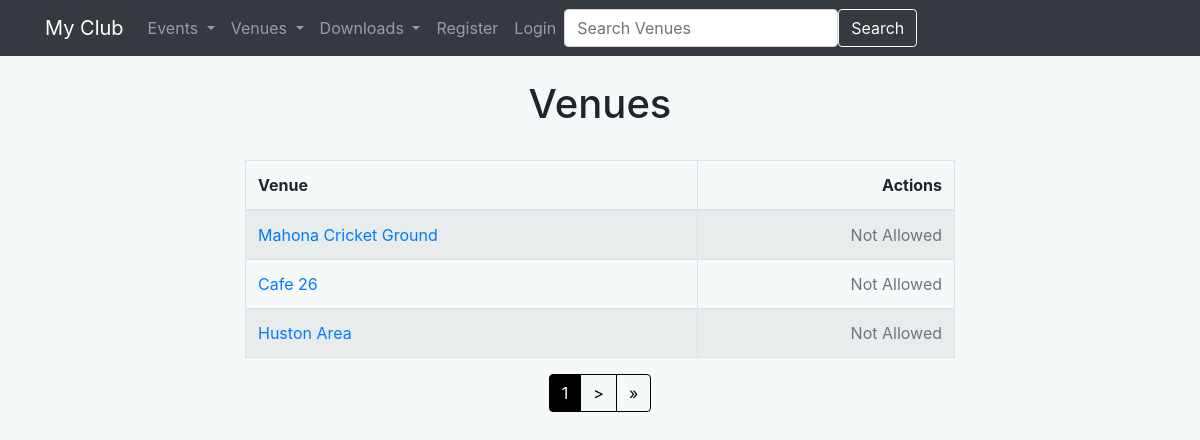
Screenshot of /venues/ with the database file from the repository.
### events/models.py (models this page shows)
class Venue(models.Model):
    name = models.CharField(max_length=60)
    address = models.CharField(max_length=300)
    zip = models.CharField(max_length=15)
    phone = models.CharField(max_length=25, blank=True)
    web = models.URLField(blank=True)
    email = models.EmailField(blank=True)
    owner = models.IntegerField(blank=False, default=1)
    venue_image = models.ImageField(null=True, blank=True, upload_to='images/')
    def __str__(self):
        return self.name

### events/views.py (the view)
# urls.py: path('venues/', views.list_venue, name='list-venue'),
def list_venue(request):
    venue_list = Venue.objects.all()
    paginator = Paginator(venue_list, 3)  # Show 10 events per page
    page_number = request.GET.get('page')
    venues = paginator.get_page(page_number)
    return render(request, 'events/venues.html', {
        'venue_list': venue_list,
        'venues': venues
    })

### events/templates/events/venues.html (shortened to what this page needs)
{% extends 'events/base.html' %}
{% block content %}
<div class="container">
  <div class="row justify-content-center">
    <div class="col-lg-8">
      <h1 class="text-center">Venues</h1>
      <br>
      <table class="table table-striped table-hover table-bordered border-primary">
        <thead>
          <tr>
            <th>Venue</th>
            <th class="text-right">Actions</th>
          </tr>
        </thead>
        <tbody>
          {% for venue in venues %}
          <tr>
            <td>
              <a href="{% url 'show-venue' venue.id %}">{{ venue }}</a>
            </td>
            <td class="text-right">
              {% if user.is_authenticated and user.id == venue.owner %}
                <a href="{% url 'update-venue' venue.id %}" class="btn btn-outline-secondary">Update</a>
                <a href="{% url 'delete-venue' venue.id %}" class="btn btn-outline-danger">Delete</a>
              {% else %}
                <span class="text-muted">Not Allowed</span>
              {% endif %}
            </td>
          </tr>
          {% endfor %}
        </tbody>
      </table>
    </div>
  </div>
</div>
<div class="pagination justify-content-center">
  <ul class="pagination">
    <li class="page-item active">
      <span class="page-link">{{ venues.number }}</span>
    </li>
    {% if venues.has_next %}
      <li class="page-item">
        <a class="page-link" href="?page={{ venues.next_page_number }}" aria-label="Next">
          <span aria-hidden="true">&gt;</span>
        </a>
      </li>
      <li class="page-item">
        <a class="page-link" href="?page={{ venues.paginator.num_pages }}" aria-label="Last">
          <span aria-hidden="true">&raquo;</span>
        </a>
      </li>
    {% endif %}
  </ul>
</div>
{% endblock %}

### events/templates/events/base.html (style rules this page uses)
body { background: #f5f9fa; }

### events/templates/events/venues.html (style rules this page uses)
.pagination .page-link { color: black; background-color: transparent; border-color: black; }
.pagination .page-item.active .page-link { color: #fff; background-color: black; border-color: black; }

### rows the page displays
Venue: name "Mahona Cricket Ground"
Venue: name "Cafe 26"
Venue: name "Huston Area"

### other values shown
{{ venues.number }} "1"
